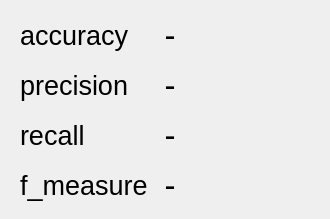
<?xml version="1.0" encoding="UTF-8"?>
<ui version="4.0">
 <class>Metrics</class>
 <widget class="QWidget" name="Metrics">
  <property name="geometry">
   <rect>
    <x>0</x>
    <y>0</y>
    <width>330</width>
    <height>219</height>
   </rect>
  </property>
  <property name="windowTitle">
   <string>Metrics</string>
  </property>
  <property name="styleSheet">
   <string notr="true">background-color: rgb(239, 239, 239);</string>
  </property>
  <widget class="QLabel" name="accuracy">
   <property name="geometry">
    <rect>
     <x>20</x>
     <y>10</y>
     <width>130</width>
     <height>50</height>
    </rect>
   </property>
   <property name="font">
    <font>
     <family>Helvetica</family>
     <pointsize>20</pointsize>
    </font>
   </property>
   <property name="styleSheet">
    <string notr="true">color: black;</string>
   </property>
   <property name="text">
    <string>accuracy</string>
   </property>
  </widget>
  <widget class="QLabel" name="precision">
   <property name="geometry">
    <rect>
     <x>20</x>
     <y>60</y>
     <width>130</width>
     <height>50</height>
    </rect>
   </property>
   <property name="font">
    <font>
     <family>Helvetica</family>
     <pointsize>20</pointsize>
    </font>
   </property>
   <property name="styleSheet">
    <string notr="true">color: black;</string>
   </property>
   <property name="text">
    <string>precision</string>
   </property>
  </widget>
  <widget class="QLabel" name="recall">
   <property name="geometry">
    <rect>
     <x>20</x>
     <y>110</y>
     <width>130</width>
     <height>50</height>
    </rect>
   </property>
   <property name="font">
    <font>
     <family>Helvetica</family>
     <pointsize>20</pointsize>
    </font>
   </property>
   <property name="styleSheet">
    <string notr="true">color: black;</string>
   </property>
   <property name="text">
    <string>recall</string>
   </property>
  </widget>
  <widget class="QLabel" name="f_measure">
   <property name="geometry">
    <rect>
     <x>20</x>
     <y>160</y>
     <width>130</width>
     <height>50</height>
    </rect>
   </property>
   <property name="font">
    <font>
     <family>Helvetica</family>
     <pointsize>20</pointsize>
    </font>
   </property>
   <property name="styleSheet">
    <string notr="true">color: black;</string>
   </property>
   <property name="text">
    <string>f_measure</string>
   </property>
  </widget>
  <widget class="QLabel" name="recall_2">
   <property name="geometry">
    <rect>
     <x>190</x>
     <y>110</y>
     <width>130</width>
     <height>50</height>
    </rect>
   </property>
   <property name="font">
    <font>
     <family>Helvetica</family>
     <pointsize>20</pointsize>
    </font>
   </property>
   <property name="styleSheet">
    <string notr="true">color: black;</string>
   </property>
   <property name="text">
    <string/>
   </property>
   <property name="alignment">
    <set>Qt::AlignRight|Qt::AlignTrailing|Qt::AlignVCenter</set>
   </property>
  </widget>
  <widget class="QLabel" name="precision_2">
   <property name="geometry">
    <rect>
     <x>190</x>
     <y>60</y>
     <width>130</width>
     <height>50</height>
    </rect>
   </property>
   <property name="font">
    <font>
     <family>Helvetica</family>
     <pointsize>20</pointsize>
    </font>
   </property>
   <property name="styleSheet">
    <string notr="true">color: black;</string>
   </property>
   <property name="text">
    <string/>
   </property>
   <property name="alignment">
    <set>Qt::AlignRight|Qt::AlignTrailing|Qt::AlignVCenter</set>
   </property>
  </widget>
  <widget class="QLabel" name="f_measure_2">
   <property name="geometry">
    <rect>
     <x>190</x>
     <y>160</y>
     <width>130</width>
     <height>50</height>
    </rect>
   </property>
   <property name="font">
    <font>
     <family>Helvetica</family>
     <pointsize>20</pointsize>
    </font>
   </property>
   <property name="styleSheet">
    <string notr="true">color: black;</string>
   </property>
   <property name="text">
    <string/>
   </property>
   <property name="alignment">
    <set>Qt::AlignRight|Qt::AlignTrailing|Qt::AlignVCenter</set>
   </property>
  </widget>
  <widget class="QLabel" name="accuracy_2">
   <property name="geometry">
    <rect>
     <x>190</x>
     <y>10</y>
     <width>130</width>
     <height>50</height>
    </rect>
   </property>
   <property name="font">
    <font>
     <family>Helvetica</family>
     <pointsize>20</pointsize>
    </font>
   </property>
   <property name="styleSheet">
    <string notr="true">color: black;</string>
   </property>
   <property name="text">
    <string/>
   </property>
   <property name="alignment">
    <set>Qt::AlignRight|Qt::AlignTrailing|Qt::AlignVCenter</set>
   </property>
  </widget>
  <widget class="QLabel" name="label">
   <property name="geometry">
    <rect>
     <x>160</x>
     <y>10</y>
     <width>20</width>
     <height>50</height>
    </rect>
   </property>
   <property name="font">
    <font>
     <pointsize>25</pointsize>
    </font>
   </property>
   <property name="styleSheet">
    <string notr="true">color: black;</string>
   </property>
   <property name="text">
    <string>-</string>
   </property>
   <property name="alignment">
    <set>Qt::AlignCenter</set>
   </property>
  </widget>
  <widget class="QLabel" name="label_2">
   <property name="geometry">
    <rect>
     <x>160</x>
     <y>60</y>
     <width>20</width>
     <height>50</height>
    </rect>
   </property>
   <property name="font">
    <font>
     <pointsize>25</pointsize>
    </font>
   </property>
   <property name="styleSheet">
    <string notr="true">color: black;</string>
   </property>
   <property name="text">
    <string>-</string>
   </property>
   <property name="alignment">
    <set>Qt::AlignCenter</set>
   </property>
  </widget>
  <widget class="QLabel" name="label_3">
   <property name="geometry">
    <rect>
     <x>160</x>
     <y>110</y>
     <width>20</width>
     <height>50</height>
    </rect>
   </property>
   <property name="font">
    <font>
     <pointsize>25</pointsize>
    </font>
   </property>
   <property name="styleSheet">
    <string notr="true">color: black;</string>
   </property>
   <property name="text">
    <string>-</string>
   </property>
   <property name="alignment">
    <set>Qt::AlignCenter</set>
   </property>
  </widget>
  <widget class="QLabel" name="label_4">
   <property name="geometry">
    <rect>
     <x>160</x>
     <y>160</y>
     <width>20</width>
     <height>50</height>
    </rect>
   </property>
   <property name="font">
    <font>
     <pointsize>25</pointsize>
    </font>
   </property>
   <property name="styleSheet">
    <string notr="true">color: black;</string>
   </property>
   <property name="text">
    <string>-</string>
   </property>
   <property name="alignment">
    <set>Qt::AlignCenter</set>
   </property>
  </widget>
 </widget>
 <resources/>
 <connections/>
</ui>
